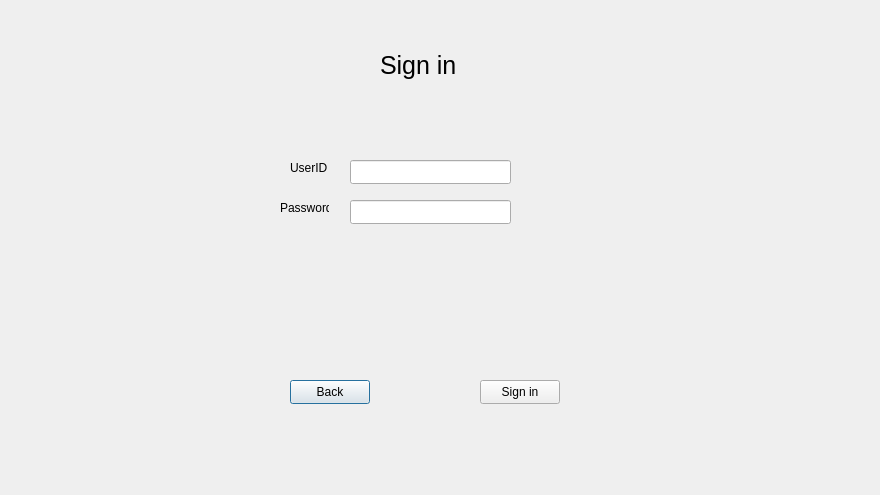
<?xml version="1.0" encoding="UTF-8"?>
<ui version="4.0">
 <class>welcomepage</class>
 <widget class="QDialog" name="welcomepage">
  <property name="geometry">
   <rect>
    <x>0</x>
    <y>0</y>
    <width>880</width>
    <height>495</height>
   </rect>
  </property>
  <property name="font">
   <font>
    <pointsize>9</pointsize>
   </font>
  </property>
  <property name="windowTitle">
   <string>Dialog</string>
  </property>
  <widget class="QLabel" name="label">
   <property name="geometry">
    <rect>
     <x>290</x>
     <y>160</y>
     <width>49</width>
     <height>16</height>
    </rect>
   </property>
   <property name="text">
    <string>UserID</string>
   </property>
  </widget>
  <widget class="QLabel" name="label_2">
   <property name="geometry">
    <rect>
     <x>280</x>
     <y>200</y>
     <width>49</width>
     <height>16</height>
    </rect>
   </property>
   <property name="text">
    <string>Password</string>
   </property>
  </widget>
  <widget class="QPushButton" name="pushButton">
   <property name="geometry">
    <rect>
     <x>290</x>
     <y>380</y>
     <width>80</width>
     <height>24</height>
    </rect>
   </property>
   <property name="text">
    <string>Back</string>
   </property>
  </widget>
  <widget class="QPushButton" name="pushButton_2">
   <property name="geometry">
    <rect>
     <x>480</x>
     <y>380</y>
     <width>80</width>
     <height>24</height>
    </rect>
   </property>
   <property name="text">
    <string>Sign in</string>
   </property>
  </widget>
  <widget class="QLineEdit" name="userid">
   <property name="geometry">
    <rect>
     <x>350</x>
     <y>160</y>
     <width>161</width>
     <height>24</height>
    </rect>
   </property>
  </widget>
  <widget class="QLineEdit" name="password">
   <property name="geometry">
    <rect>
     <x>350</x>
     <y>200</y>
     <width>161</width>
     <height>24</height>
    </rect>
   </property>
  </widget>
  <widget class="QLabel" name="label_3">
   <property name="geometry">
    <rect>
     <x>380</x>
     <y>50</y>
     <width>81</width>
     <height>31</height>
    </rect>
   </property>
   <property name="font">
    <font>
     <pointsize>19</pointsize>
    </font>
   </property>
   <property name="text">
    <string>Sign in</string>
   </property>
  </widget>
 </widget>
 <resources/>
 <connections/>
</ui>
